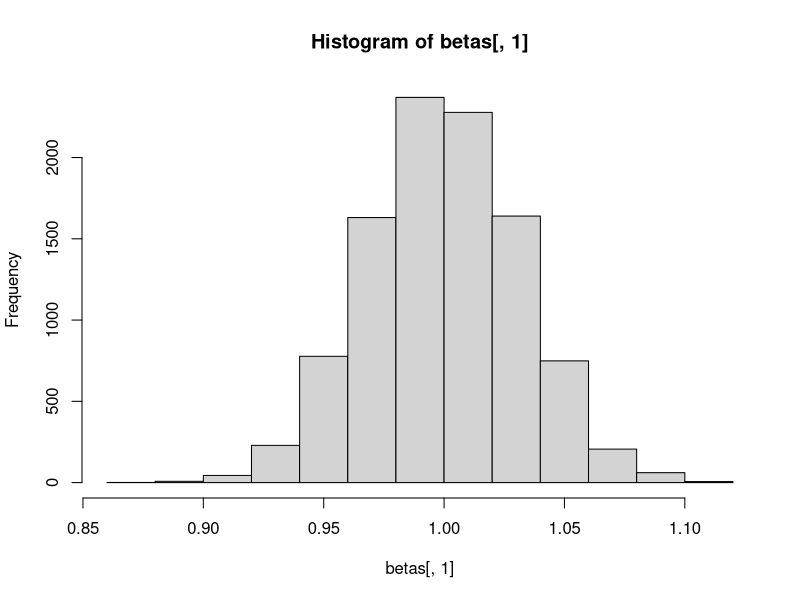
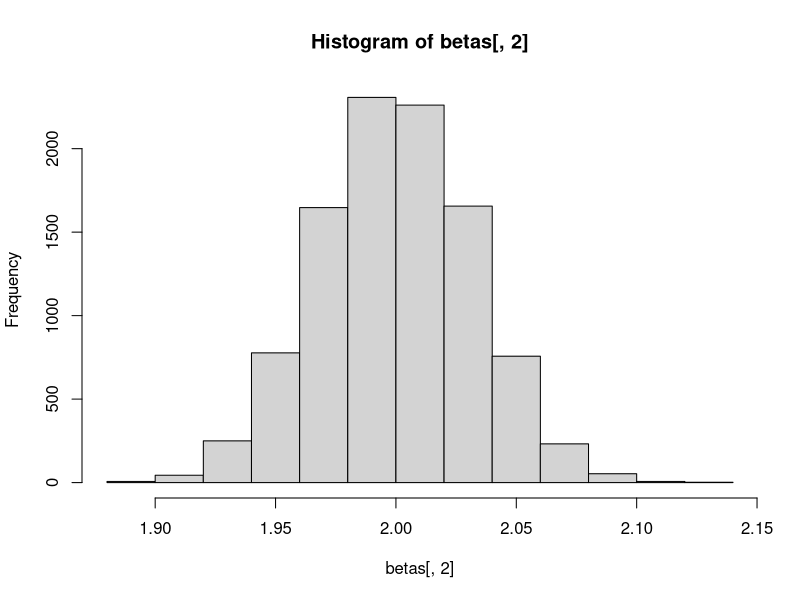
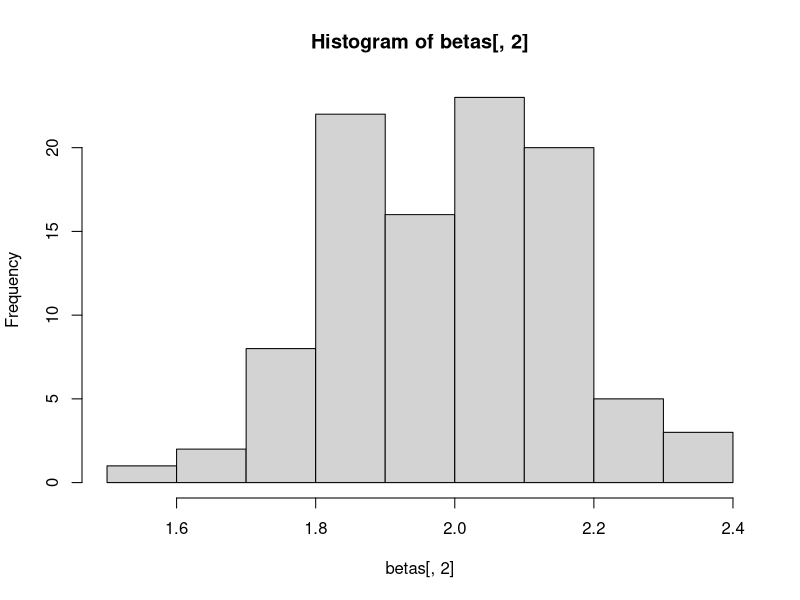
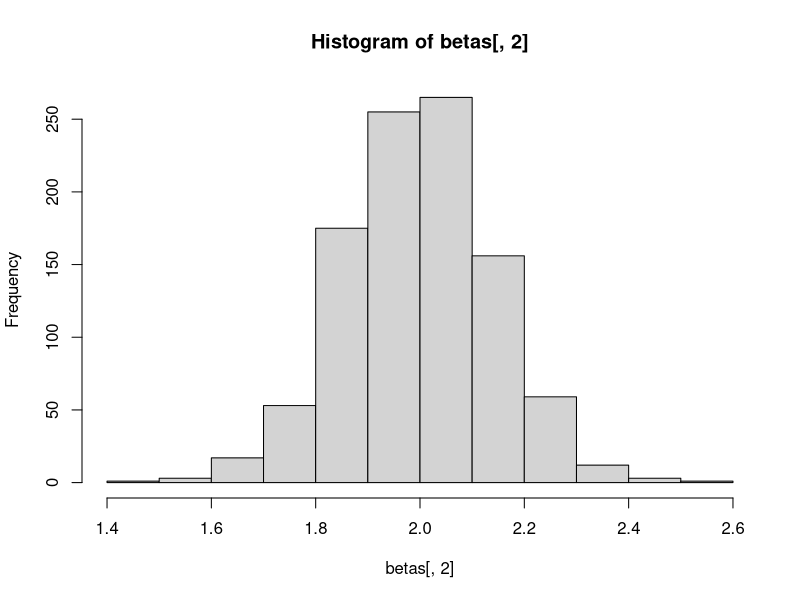
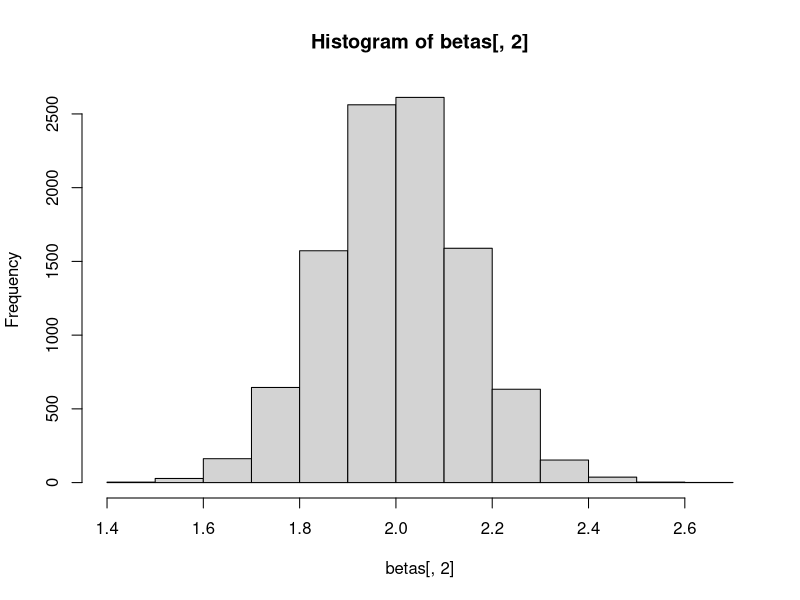
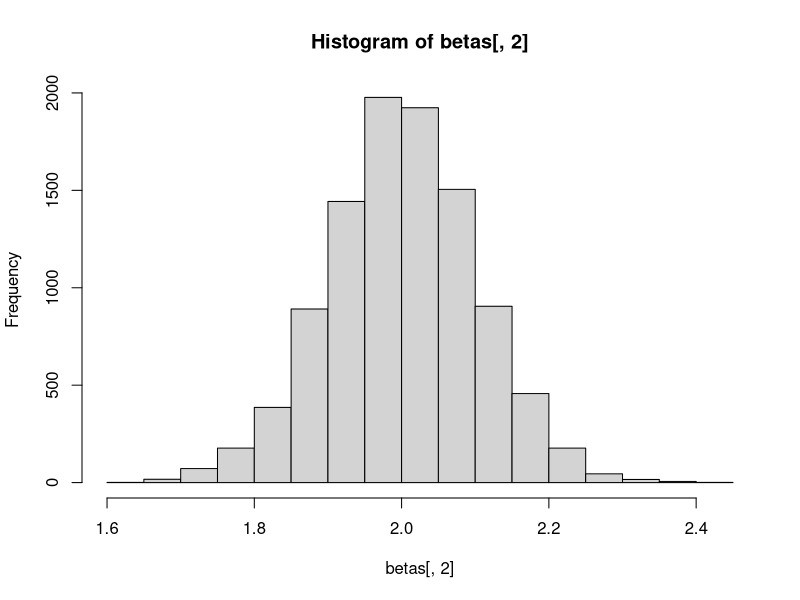
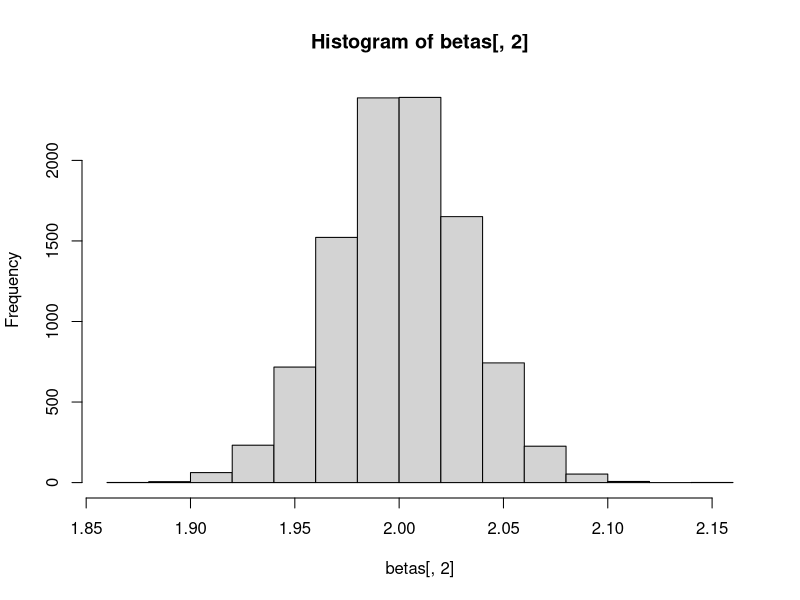
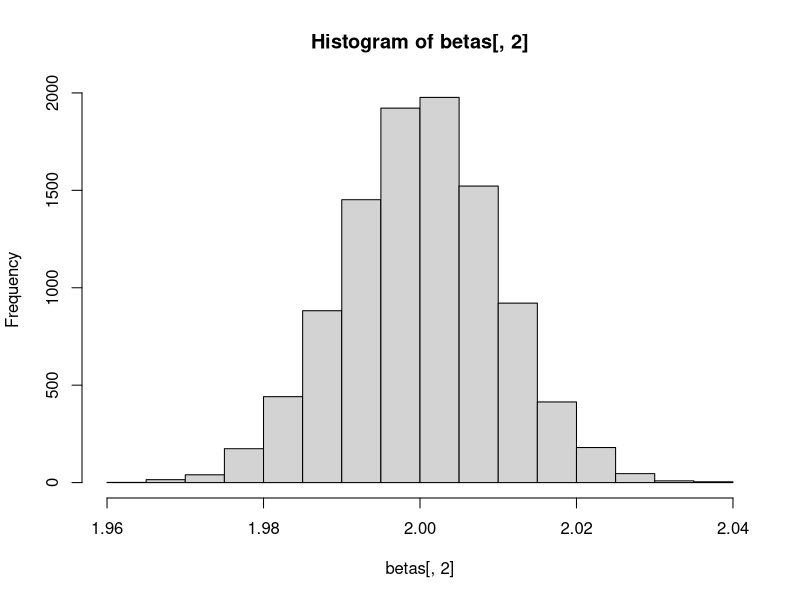

R code for these plots, in order:
#================================================================
# PROGRAM: metrics_math_camp_simulation_solution.R
# PURPOSE: MD's solutions for simulation exercise, 
#          Harvard econometrics math camp 2020
#================================================================

#================================================================
# PROBLEM 3
#================================================================

# Write a function that returns the mean of a random var
# that is the ratio of two standard normal vars with N obs
get_mean_of_norm<- function(N) {
  x1   <- rnorm(N)
  mean <- mean(x1)
  return(mean)
}

# Write a function that returns the mean of a random var
# that is the ratio of two indep standard normal vars with N obs
get_mean_of_norm_ratio <- function(N) {
  x1   <- rnorm(N)
  x2   <- rnorm(N)
  y    <- x1 / x2
  mean <- mean(y)
  return(mean)
}

# Mean of a normal variable as N increases
get_mean_of_norm(100)
get_mean_of_norm(1000)
get_mean_of_norm(10000)
get_mean_of_norm(100000)
get_mean_of_norm(1000000)

# Mean of the ratio of two indep std normal variables as N increases
get_mean_of_norm_ratio(100)
get_mean_of_norm_ratio(1000)
get_mean_of_norm_ratio(10000)
get_mean_of_norm_ratio(100000)
get_mean_of_norm_ratio(1000000)

#================================================================
# PROBLEM 4
#================================================================

#----------------------------------------------------------------
# METHOD 1. MANUAL
# COMMENT: This is how I first wrote the code before turning it
#          into a function of num_sims and N
#----------------------------------------------------------------

# Number of simulations
num_sims <- 10000

# Number of observations within each simulation
N        <- 1000

# Create matrix to store estimates - two params, num_sims draws
betas <- matrix(0,num_sims,2)

# Run simulations from i=1, 2, ..., num_sims
for (i in 1:num_sims) {
  
  # Generate data
  x1  <- rep(1,N)
  x2  <- rnorm(N)
  X   <- cbind(x1,x2)
  eps <- rnorm(N)
  Y   <- 1*x1 + 2*x2 + eps
  
  # Define X'X and (X'X)^{-1}
  XX     <- t(X) %*% X
  XX_inv <- solve(XX)
  
  # Compute OLS solution
  beta_hat <- XX_inv %*% t(X) %*% Y
  
  # Store OLS solution
  betas[i,] <- t(beta_hat)
  
}

# Histogram of results
hist(betas[,1])
hist(betas[,2])

#----------------------------------------------------------------
# METHOD 2. AS FUNCTION
# COMMENT: This was easy to construct after writing the above
#----------------------------------------------------------------

#------------------------------------------------
# Define function for running sims
#------------------------------------------------

run_sims <- function(N, num_sims) {
  
  # Create matrix to store estimates - two params, num_sims draws
  betas <- matrix(0,num_sims,2)
  
  # Run simulations from i=1, 2, ..., num_sims
  for (i in 1:num_sims) {
    
    # Generate data
    x1  <- rep(1,N)
    x2  <- rnorm(N)
    X   <- cbind(x1,x2)
    eps <- rnorm(N)
    Y   <- 1*x1 + 2*x2 + eps
    
    # Define X'X and (X'X)^{-1}
    XX     <- t(X) %*% X
    XX_inv <- solve(XX)
    
    # Compute OLS solution
    beta_hat <- XX_inv %*% t(X) %*% Y
    
    # Store OLS solution
    betas[i,] <- t(beta_hat)
    
  }
  
  # Return betas
  return(betas)
}

#------------------------------------------------
# Call function and plot histograms
#------------------------------------------------

# Distribution of beta_2, increasing K (num of sims)
betas <- run_sims(50,100)
hist(betas[,2])

betas <- run_sims(50,1000)
hist(betas[,2])

betas <- run_sims(50,10000)
hist(betas[,2])

# Distribution of beta_2, increasing N (num of obs)
betas <- run_sims(100,10000)
hist(betas[,2])

betas <- run_sims(1000,10000)
hist(betas[,2])

betas <- run_sims(10000,10000)
hist(betas[,2])